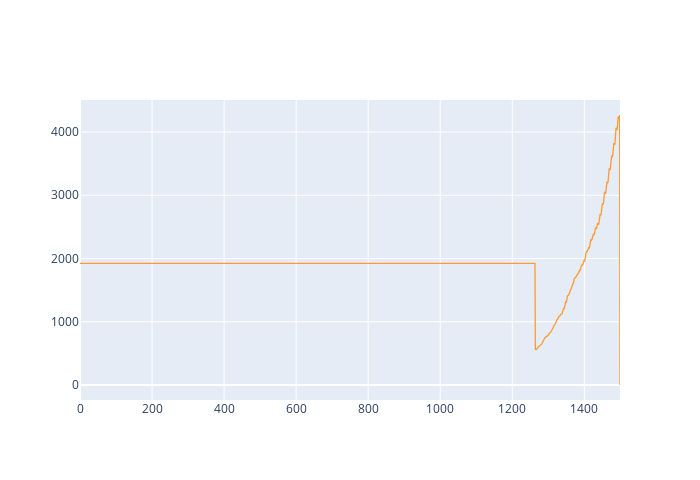

Notebook cell for this chart:
### Code cell
pd.DataFrame(dict(ratios=ratios)).iplot(layout=plotly_layout)

### Figure 1 — Plotly figure (JSON) as saved in the notebook; plotly's stock layout.template omitted (floating-point values rounded to 4 significant figures; data arrays with more than 128 entries replaced by an {"elided": "..."} marker saying what was removed)
{"data": [{"line": {"color": "rgba(255, 153, 51, 1.0)", "dash": "solid", "shape": "linear", "width": 1.3}, "mode": "lines", "name": "ratios", "text": "", "type": "scatter", "x": {"elided": "1500 int values"}, "y": {"elided": "1500 float values"}}], "layout": {"autosize": false, "height": 480, "width": 700}}
